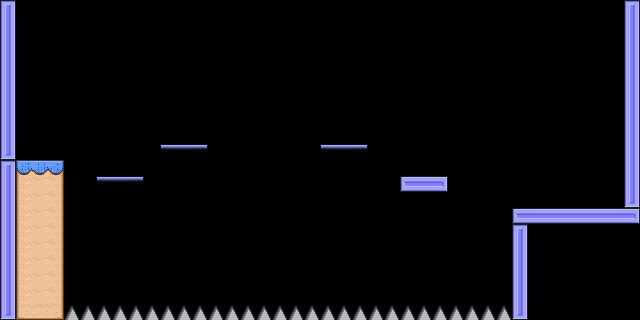

A 2D game scene composited from a Tiled map and its tileset images. What follows is a short description and the map's XML, with every tile layer's data as written:
An orthogonal 40x20 tile map with 16x16 px tiles, 1 tile layer (Background) and 21 objects (4x Shitake, 3x Fire, 3x Passable, Player, Moon, ...).

<map version="1.10" tiledversion="1.10.2" orientation="orthogonal" renderorder="right-down" width="40" height="20" tilewidth="16" tileheight="16" infinite="0" nextlayerid="4" nextobjectid="33">
 <tileset firstgid="1" source="Marvington Terrain.tsx" />
 <layer id="1" name="Background" width="40" height="20">
  <properties>
   <property name="BackgroundColor" value="Green" />
   <property name="height" type="float" value="320" />
   <property name="width" type="float" value="640" />
  </properties>
  <data encoding="csv">
47,0,0,0,0,0,0,0,0,0,0,0,0,0,0,0,0,0,0,0,0,0,0,0,0,0,0,0,0,0,0,0,0,0,0,0,0,0,0,47,
55,0,0,0,0,0,0,0,0,0,0,0,0,0,0,0,0,0,0,0,0,0,0,0,0,0,0,0,0,0,0,0,0,0,0,0,0,0,0,55,
55,0,0,0,0,0,0,0,0,0,0,0,0,0,0,0,0,0,0,0,0,0,0,0,0,0,0,0,0,0,0,0,0,0,0,0,0,0,0,55,
55,0,0,0,0,0,0,0,0,0,0,0,0,0,0,0,0,0,0,0,0,0,0,0,0,0,0,0,0,0,0,0,0,0,0,0,0,0,0,55,
55,0,0,0,0,0,0,0,0,0,0,0,0,0,0,0,0,0,0,0,0,0,0,0,0,0,0,0,0,0,0,0,0,0,0,0,0,0,0,55,
55,0,0,0,0,0,0,0,0,0,0,0,0,0,0,0,0,0,0,0,0,0,0,0,0,0,0,0,0,0,0,0,0,0,0,0,0,0,0,55,
55,0,0,0,0,0,0,0,0,0,0,0,0,0,0,0,0,0,0,0,0,0,0,0,0,0,0,0,0,0,0,0,0,0,0,0,0,0,0,55,
55,0,0,0,0,0,0,0,0,0,0,0,0,0,0,0,0,0,0,0,0,0,0,0,0,0,0,0,0,0,0,0,0,0,0,0,0,0,0,55,
55,0,0,0,0,0,0,0,0,0,0,0,0,0,0,0,0,0,0,0,0,0,0,0,0,0,0,0,0,0,0,0,0,0,0,0,0,0,0,55,
63,0,0,0,0,0,0,0,0,0,22,23,24,0,0,0,0,0,0,0,22,23,24,0,0,0,0,0,0,0,0,0,0,0,0,0,0,0,0,55,
47,10,11,12,0,0,0,0,0,0,0,0,0,0,0,0,0,0,0,0,0,0,0,0,0,0,0,0,0,0,0,0,0,0,0,0,0,0,0,55,
55,18,19,20,0,0,22,23,24,0,0,0,0,0,0,0,0,0,0,0,0,0,0,0,0,30,31,32,0,0,0,0,0,0,0,0,0,0,0,55,
55,18,19,20,0,0,0,0,0,0,0,0,0,0,0,0,0,0,0,0,0,0,0,0,0,0,0,0,0,0,0,0,0,0,0,0,0,0,0,63,
55,18,19,20,0,0,0,0,0,0,0,0,0,0,0,0,0,0,0,0,0,0,0,0,0,0,0,0,0,0,0,0,30,31,31,31,31,31,31,32,
55,18,19,20,0,0,0,0,0,0,0,0,0,0,0,0,0,0,0,0,0,0,0,0,0,0,0,0,0,0,0,0,47,0,0,0,0,0,0,0,
55,18,19,20,0,0,0,0,0,0,0,0,0,0,0,0,0,0,0,0,0,0,0,0,0,0,0,0,0,0,0,0,55,0,0,0,0,0,0,0,
55,18,19,20,0,0,0,0,0,0,0,0,0,0,0,0,0,0,0,0,0,0,0,0,0,0,0,0,0,0,0,0,55,0,0,0,0,0,0,0,
55,18,19,20,0,0,0,0,0,0,0,0,0,0,0,0,0,0,0,0,0,0,0,0,0,0,0,0,0,0,0,0,55,0,0,0,0,0,0,0,
55,18,19,20,0,0,0,0,0,0,0,0,0,0,0,0,0,0,0,0,0,0,0,0,0,0,0,0,0,0,0,0,55,0,0,0,0,0,0,0,
63,26,27,28,58,58,58,58,58,58,58,58,58,58,58,58,58,58,58,58,58,58,58,58,58,58,58,58,58,58,58,58,63,0,0,0,0,0,0,0
</data>
 </layer>
 <objectgroup id="3" name="SpawnPoints">
  <object id="10" name="Player" type="Player" x="32" y="96" width="32" height="32" />
  <object id="11" name="Shitake" type="Shitake" x="528" y="176" width="32" height="32" />
  <object id="12" type="Moon" x="464" y="176" width="32" height="32">
   <properties>
    <property name="isVertical" type="bool" value="true" />
    <property name="offNegative" type="float" value="5" />
    <property name="offPositive" type="float" value="3" />
   </properties>
  </object>
  <object id="14" type="Bird" x="496" y="96" width="32" height="32">
   <properties>
    <property name="offNegative" type="float" value="18" />
    <property name="offPositive" type="float" value="1" />
   </properties>
  </object>
  <object id="20" name="Shitake" type="Shitake" x="320" y="112" width="32" height="32" />
  <object id="21" name="Shitake" type="Shitake" x="112" y="144" width="32" height="32" />
  <object id="22" name="Shitake" type="Shitake" x="160" y="112" width="32" height="32" />
  <object id="26" type="Fire" x="400" y="144" width="16" height="32" />
  <object id="27" type="Fire" x="416" y="144" width="16" height="32" />
  <object id="28" type="Fire" x="432" y="144" width="16" height="32" />
  <object id="32" name="Door" type="Door" x="576" y="176" width="32" height="32">
   <properties>
    <property name="isLocked" type="bool" value="false" />
    <property name="leadsTo" value="Blue World Four" />
   </properties>
  </object>
 </objectgroup>
 <objectgroup id="2" name="Collisions">
  <object id="1" x="16" y="160" width="48" height="160" />
  <object id="2" type="Passable" x="96" y="176" width="48" height="16" />
  <object id="3" type="Passable" x="160" y="144" width="48" height="16" />
  <object id="4" type="Passable" x="320" y="144" width="48" height="16" />
  <object id="5" x="400" y="160" width="48" height="32" />
  <object id="8" x="512" y="208" width="128" height="16" />
  <object id="23" x="0" y="0" width="16" height="320" />
  <object id="29" x="624" y="0" width="16" height="208" />
  <object id="30" x="512" y="224" width="16" height="96" />
  <object id="31" type="Lethal" x="64" y="304" width="448" height="16" />
 </objectgroup>
</map>
